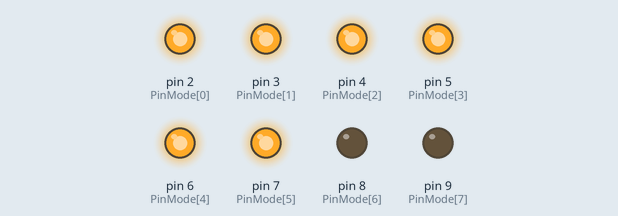
The sketch below on a simulated Arduino Uno, built with avr-gcc and run on an emulated ATmega328P. On the bench: output pins drawn as LEDs (lit = HIGH).

Above: at 0.2 s.
At 1.2 s:
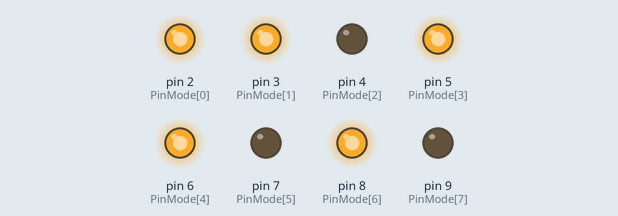
At 1.7 s:
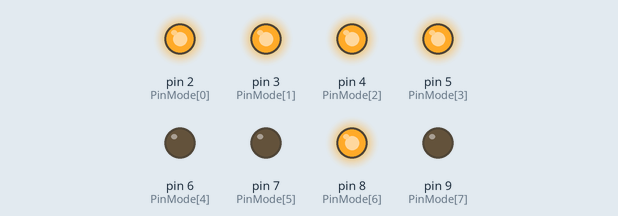
At 2.7 s:
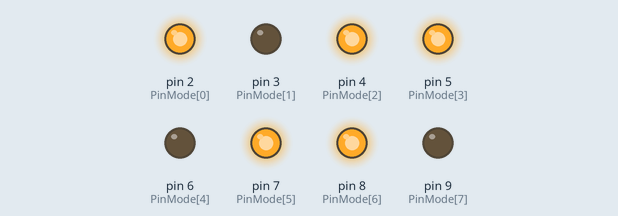
At 4.2 s:
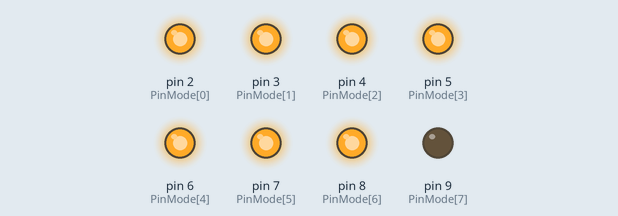
At 5.7 s:
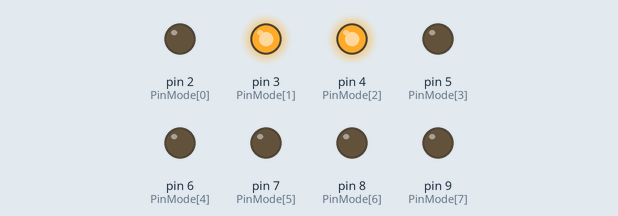
Timing chart, 0 to 6.5 s (numbered marks = the images above):
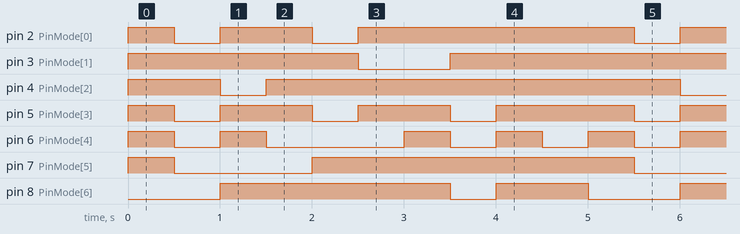

The sketch:

08_Numeric1Digit.ino
```cpp
int de = 500;
/////////////////////////////////////////
void setup() {
  for(int i=2 ; i<=9 ; i++)
  {
    pinMode(i,OUTPUT);
  }

}
void loop() {
 //
  int LedState[10][9] = { {1,1,1,1,1,1,0,0},        //0
                          {0,1,1,0,0,0,0,0},        //1
                          {1,1,0,1,1,0,1,0},        //2
                          {1,1,1,1,0,0,1,0},        //3
                          {0,1,1,0,0,1,1,0},        //4
                          {1,0,1,1,0,1,1,0},        //5
                          {1,0,1,1,1,1,1,0},        //6
                          {1,1,1,0,0,1,0,0},        //7
                          {1,1,1,1,1,1,1,0},        //8
                          {1,1,1,1,0,1,1,0}};       //9
  //////////////////////////////////////////////////
  for(int i=0 ; i<10; i++)
  {
    int PinMode[9] = {2,3,4,5,6,7,8,9};
    for(int j=0 ; j<8 ; j++)
    {
      digitalWrite(PinMode[j],LedState[i][j]);
    }
    delay(de);
  }


}
```

Measured:
- by itself, pin 2 (PinMode[0]): repeats every 5.0 s: LOW 0.50 s, HIGH 1.0 s, LOW 0.50 s, HIGH 3.0 s
- by itself, pin 3 (PinMode[1]): repeats every 5.0 s: LOW 1.0 s, HIGH 4.0 s
- by itself, pin 4 (PinMode[2]): repeats every 5.0 s: LOW 0.50 s, HIGH 4.5 s
- by itself, pin 5 (PinMode[3]): repeats every 5.0 s: 2 × (LOW 0.50 s, HIGH 1.0 s), LOW 0.50 s, HIGH 1.5 s
- by itself, pin 6 (PinMode[4]): repeats every 5.0 s: LOW 0.50 s, HIGH 0.50 s, LOW 1.5 s, 2 × (HIGH 0.50 s, LOW 0.50 s), HIGH 0.50 s
- by itself, pin 7 (PinMode[5]): repeats every 5.0 s: LOW 1.5 s, HIGH 3.5 s
- by itself, pin 8 (PinMode[6]): repeats every 5.0 s: LOW 0.50 s, HIGH 1.0 s, LOW 1.0 s, HIGH 2.5 s
